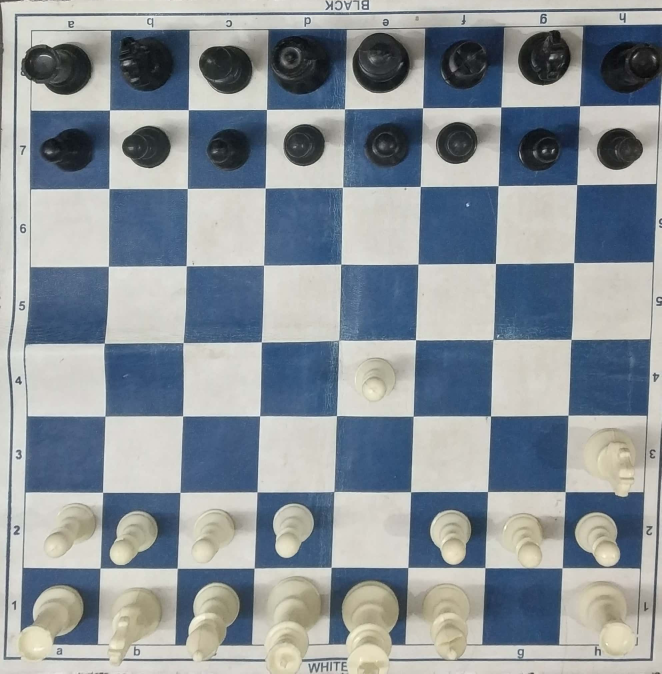
#> input picture 5.jpg, 1984 x 2020 px, found by its file name (shown at 1/3 size)
$ python adet.py
#> lines starting #> are read from the running program, lines starting #| are printed output that depends on the picture; after the words box and inside, x2 and y2 are one past the last pixel; in counts of white or black regions, pixels touching at a corner belong together
# [69 lines of commented-out code are left out]


import cv2
import numpy as np
img=cv2.imread('5.jpg')
#> img is the input picture: shape (2020, 1984, 3); mean B, G, R 153.5, 147.2, 139.2
imgx=cv2.imread('6.jpg')
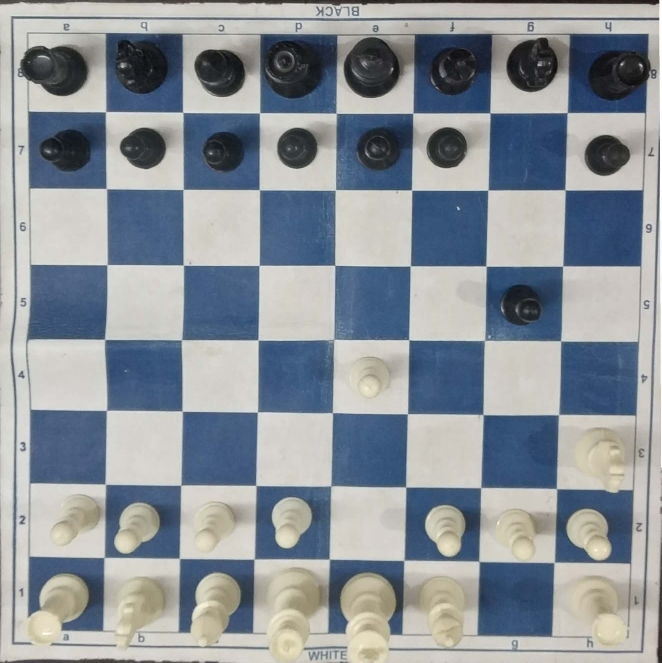
#> input picture 6.jpg, 1984 x 1988 px, found by its file name (shown at 1/3 size)
#> imgx is the input picture: shape (1988, 1984, 3); mean B, G, R 153.1, 146.4, 139.4
img=cv2.resize(img,(600,600),interpolation=cv2.INTER_AREA)
#> img: shape (600, 600, 3)
imgx=cv2.resize(imgx,(600,600),interpolation=cv2.INTER_AREA)
#> imgx: shape (600, 600, 3)

img= cv2.bilateralFilter(img, 7, 150, 85)
cv2.imshow('asdfg',img)

imgray = cv2.cvtColor(img,cv2.COLOR_BGR2GRAY)
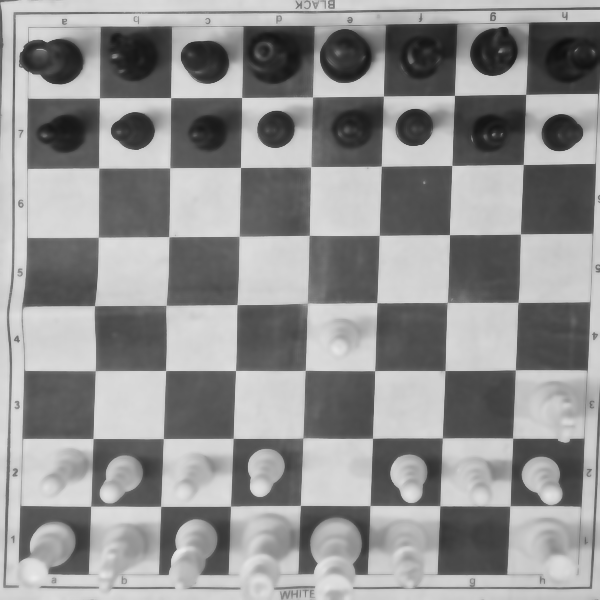
#> imgray: shape (600, 600); min 14, max 235, mean 145.6
ret,thresh = cv2.threshold(imgray,56,255,1)
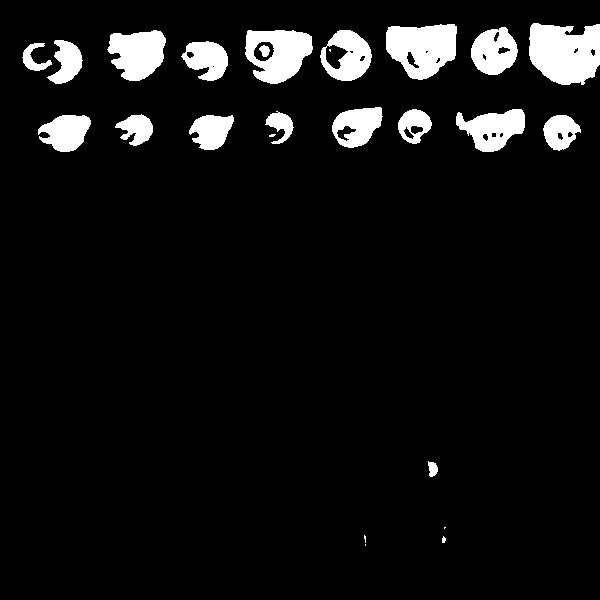
#> thresh: shape (600, 600); 7.1% white; 25 white regions (5 under 20 px), largest, box (x1, y1, x2, y2) and area: (529, 23, 600, 85) 3534, (386, 24, 457, 80) 2892, (245, 30, 313, 84) 2460
thr1=thresh
kernel = np.ones((6,6),np.uint8)
thresh= cv2.dilate(thresh,kernel,iterations = 1)
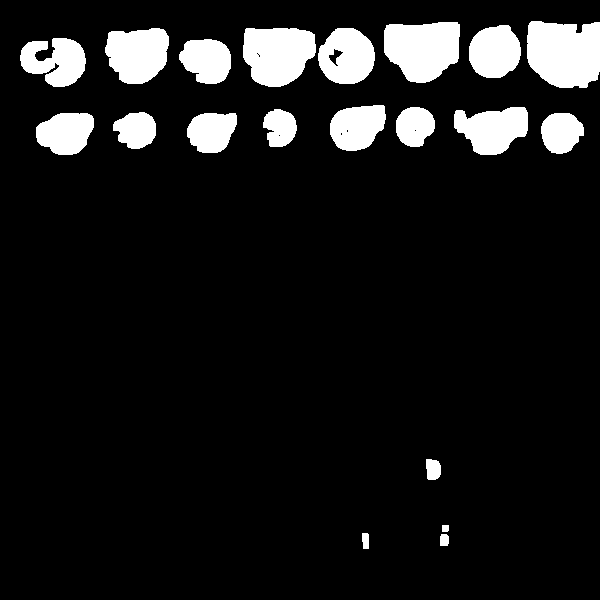
#> thresh: shape (600, 600); 10% white; 20 white regions
cv2.imshow('qwert',thresh)
contours,hierarchy = cv2.findContours(thresh, 1, 2)
#> contours = 28 contours, 7 with area under 20; largest, box (x1, y1, x2, y2) and area: (527, 21, 600, 88) 4098, (384, 22, 460, 83) 3550, (243, 28, 316, 87) 3345, (105, 28, 169, 84) 2716, (318, 28, 375, 84) 2424
thresh = cv2.drawContours(img, contours, -1, (75,20,255), 3)
#> thresh: shape (600, 600, 3)


imgx= cv2.bilateralFilter(imgx, 7, 150, 85)
cv2.imshow('asdfzzzg',imgx)

imgrayx = cv2.cvtColor(imgx,cv2.COLOR_BGR2GRAY)
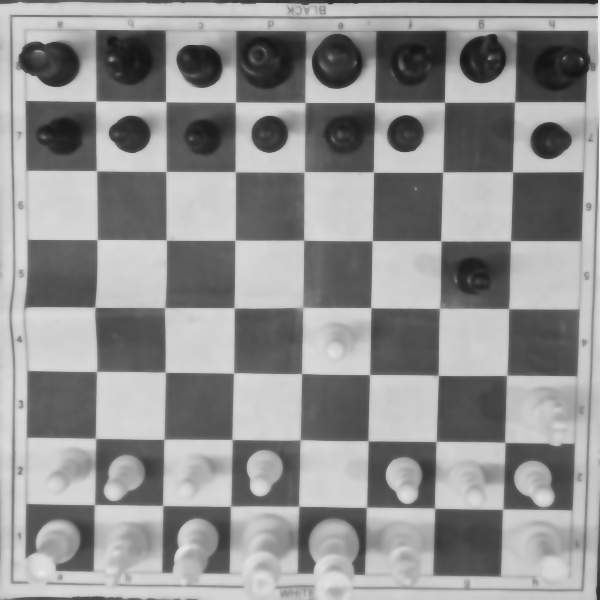
#> imgrayx: shape (600, 600); min 18, max 242, mean 145.1
ret,threshx = cv2.threshold(imgrayx,56,255,1)
#> threshx: shape (600, 600); 6.8% white; 29 white regions (7 under 20 px), largest, box (x1, y1, x2, y2) and area: (518, 33, 589, 93) 3220, (377, 32, 446, 87) 2863, (239, 34, 305, 89) 2408
thr2=threshx
kernel = np.ones((6,6),np.uint8)
threshx= cv2.dilate(threshx,kernel,iterations = 1)
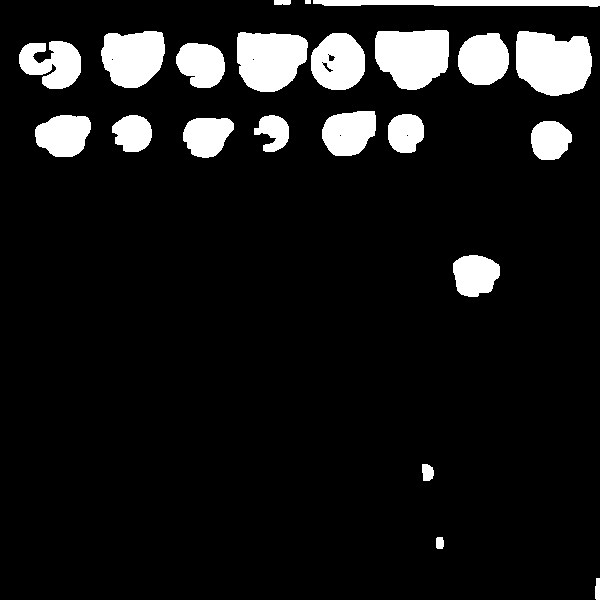
#> threshx: shape (600, 600); 9.9% white; 22 white regions
cv2.imshow('qwzzert',threshx)
contoursx,hierarchy = cv2.findContours(threshx, 1, 2)
#> contoursx = 30 contours, 7 with area under 20; largest, box (x1, y1, x2, y2) and area: (516, 31, 592, 96) 3856, (375, 30, 449, 90) 3498, (237, 32, 308, 92) 3315, (101, 31, 165, 88) 2804, (311, 33, 365, 90) 2383
threshx = cv2.drawContours(imgx, contoursx, -1, (75,20,255), 3)
#> threshx: shape (600, 600, 3)
cv2.imshow('zzzz',imgx)

imgg=thr2-thr1
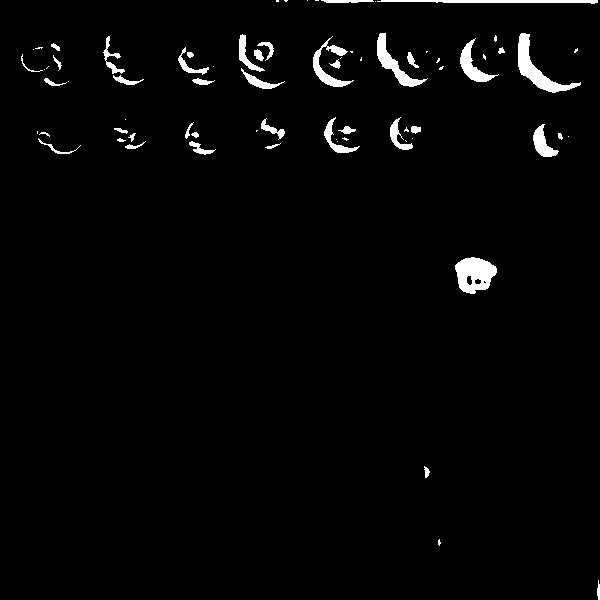
#> imgg: shape (600, 600); min 0, max 255, mean 6
cv2.imshow('poiu',imgg)

#cv2.imshow('1',img)
cv2.imshow('1.1',thresh)
cv2.waitKey(0)
